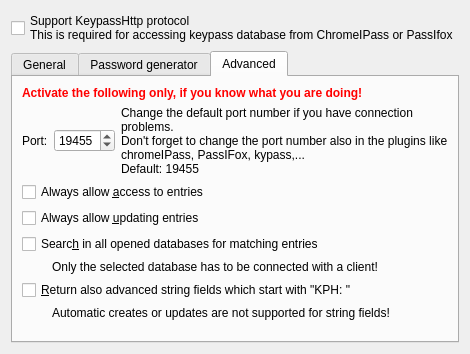
<?xml version="1.0" encoding="UTF-8"?>
<ui version="4.0">
 <class>OptionDialog</class>
 <widget class="QWidget" name="OptionDialog">
  <property name="geometry">
   <rect>
    <x>0</x>
    <y>0</y>
    <width>463</width>
    <height>354</height>
   </rect>
  </property>
  <property name="windowTitle">
   <string>Dialog</string>
  </property>
  <layout class="QVBoxLayout" name="verticalLayout">
   <item>
    <widget class="QCheckBox" name="enableHttpServer">
     <property name="text">
      <string>Support KeypassHttp protocol
This is required for accessing keypass database from ChromeIPass or PassIfox</string>
     </property>
    </widget>
   </item>
   <item>
    <widget class="QTabWidget" name="tabWidget">
     <property name="tabShape">
      <enum>QTabWidget::Rounded</enum>
     </property>
     <property name="currentIndex">
      <number>2</number>
     </property>
     <widget class="QWidget" name="tab">
      <attribute name="title">
       <string>General</string>
      </attribute>
      <layout class="QVBoxLayout" name="verticalLayout_2">
       <item>
        <widget class="QCheckBox" name="showNotification">
         <property name="text">
          <string>Sh&amp;ow a notification when credentials are requested</string>
         </property>
        </widget>
       </item>
       <item>
        <widget class="QCheckBox" name="bestMatchOnly">
         <property name="text">
          <string>&amp;Return only best matching entries for an URL instead
of all entries for the whole domain</string>
         </property>
        </widget>
       </item>
       <item>
        <widget class="QCheckBox" name="unlockDatabase">
         <property name="text">
          <string>Re&amp;quest for unlocking the database if it is locked</string>
         </property>
        </widget>
       </item>
       <item>
        <widget class="QCheckBox" name="matchUrlScheme">
         <property name="text">
          <string>&amp;Match URL schemes
Only entries with the same scheme (http://, https://, ftp://, ...) are returned</string>
         </property>
        </widget>
       </item>
       <item>
        <widget class="QRadioButton" name="sortByUsername">
         <property name="text">
          <string>Sort matching entries by &amp;username</string>
         </property>
        </widget>
       </item>
       <item>
        <widget class="QRadioButton" name="sortByTitle">
         <property name="text">
          <string>Sort matching entries by &amp;title</string>
         </property>
        </widget>
       </item>
       <item>
        <widget class="QPushButton" name="removeSharedEncryptionKeys">
         <property name="text">
          <string>R&amp;emove all shared encryption-keys from active database</string>
         </property>
        </widget>
       </item>
       <item>
        <widget class="QPushButton" name="removeStoredPermissions">
         <property name="text">
          <string>Re&amp;move all stored permissions from entries in active database</string>
         </property>
        </widget>
       </item>
       <item>
        <spacer name="verticalSpacer_2">
         <property name="orientation">
          <enum>Qt::Vertical</enum>
         </property>
         <property name="sizeHint" stdset="0">
          <size>
           <width>20</width>
           <height>40</height>
          </size>
         </property>
        </spacer>
       </item>
      </layout>
     </widget>
     <widget class="QWidget" name="tab_3">
      <attribute name="title">
       <string>Password generator</string>
      </attribute>
      <layout class="QVBoxLayout" name="verticalLayout_4">
       <item>
        <layout class="QHBoxLayout" name="horizontalLayout">
         <item>
          <layout class="QGridLayout" name="gridLayout_2">
           <item row="0" column="0">
            <widget class="QCheckBox" name="checkBoxLower">
             <property name="text">
              <string>Lower letters</string>
             </property>
            </widget>
           </item>
           <item row="0" column="1">
            <widget class="QCheckBox" name="checkBoxNumbers">
             <property name="text">
              <string>Numbers</string>
             </property>
            </widget>
           </item>
           <item row="1" column="0">
            <widget class="QCheckBox" name="checkBoxUpper">
             <property name="text">
              <string>Upper letters</string>
             </property>
            </widget>
           </item>
           <item row="1" column="1">
            <widget class="QCheckBox" name="checkBoxSpecialChars">
             <property name="text">
              <string>Special characters</string>
             </property>
            </widget>
           </item>
          </layout>
         </item>
        </layout>
       </item>
       <item>
        <widget class="QCheckBox" name="checkBoxEnsureEvery">
         <property name="text">
          <string>Ensure that the password contains characters from every group</string>
         </property>
        </widget>
       </item>
       <item>
        <widget class="QCheckBox" name="checkBoxExcludeAlike">
         <property name="text">
          <string>Exclude look-alike characters</string>
         </property>
        </widget>
       </item>
       <item>
        <layout class="QHBoxLayout" name="horizontalLayout_2">
         <item>
          <widget class="QLabel" name="labelLength">
           <property name="text">
            <string>Length:</string>
           </property>
          </widget>
         </item>
         <item>
          <widget class="QSpinBox" name="spinBoxLength">
           <property name="minimum">
            <number>1</number>
           </property>
           <property name="maximum">
            <number>999</number>
           </property>
          </widget>
         </item>
         <item>
          <spacer name="horizontalSpacer_2">
           <property name="orientation">
            <enum>Qt::Horizontal</enum>
           </property>
           <property name="sizeHint" stdset="0">
            <size>
             <width>40</width>
             <height>20</height>
            </size>
           </property>
          </spacer>
         </item>
        </layout>
       </item>
       <item>
        <spacer name="verticalSpacer_3">
         <property name="orientation">
          <enum>Qt::Vertical</enum>
         </property>
         <property name="sizeHint" stdset="0">
          <size>
           <width>20</width>
           <height>40</height>
          </size>
         </property>
        </spacer>
       </item>
      </layout>
     </widget>
     <widget class="QWidget" name="tab_2">
      <attribute name="title">
       <string>Advanced</string>
      </attribute>
      <layout class="QVBoxLayout" name="verticalLayout_3">
       <item>
        <widget class="QLabel" name="label">
         <property name="font">
          <font>
           <weight>75</weight>
           <bold>true</bold>
          </font>
         </property>
         <property name="styleSheet">
          <string notr="true">color: rgb(255, 0, 0);</string>
         </property>
         <property name="text">
          <string>Activate the following only, if you know what you are doing!</string>
         </property>
        </widget>
       </item>
       <item>
        <layout class="QHBoxLayout" name="horizontalLayout_3">
         <item>
          <widget class="QLabel" name="label_4">
           <property name="sizePolicy">
            <sizepolicy hsizetype="Fixed" vsizetype="Preferred">
             <horstretch>0</horstretch>
             <verstretch>0</verstretch>
            </sizepolicy>
           </property>
           <property name="text">
            <string>Port:</string>
           </property>
          </widget>
         </item>
         <item>
          <widget class="QSpinBox" name="httpPort">
           <property name="sizePolicy">
            <sizepolicy hsizetype="Preferred" vsizetype="Fixed">
             <horstretch>0</horstretch>
             <verstretch>0</verstretch>
            </sizepolicy>
           </property>
           <property name="minimum">
            <number>1025</number>
           </property>
           <property name="maximum">
            <number>99999</number>
           </property>
           <property name="value">
            <number>19455</number>
           </property>
          </widget>
         </item>
         <item>
          <widget class="QLabel" name="label_6">
           <property name="sizePolicy">
            <sizepolicy hsizetype="Expanding" vsizetype="Preferred">
             <horstretch>0</horstretch>
             <verstretch>0</verstretch>
            </sizepolicy>
           </property>
           <property name="text">
            <string>Change the default port number if you have connection problems.
Don't forget to change the port number also in the plugins like chromeIPass, PassIFox, kypass,...
Default: 19455</string>
           </property>
           <property name="wordWrap">
            <bool>true</bool>
           </property>
          </widget>
         </item>
        </layout>
       </item>
       <item>
        <widget class="QCheckBox" name="alwaysAllowAccess">
         <property name="text">
          <string>Always allow &amp;access to entries</string>
         </property>
        </widget>
       </item>
       <item>
        <widget class="QCheckBox" name="alwaysAllowUpdate">
         <property name="text">
          <string>Always allow &amp;updating entries</string>
         </property>
        </widget>
       </item>
       <item>
        <widget class="QCheckBox" name="searchInAllDatabases">
         <property name="text">
          <string>Searc&amp;h in all opened databases for matching entries</string>
         </property>
        </widget>
       </item>
       <item>
        <widget class="QLabel" name="label_3">
         <property name="text">
          <string>Only the selected database has to be connected with a client!</string>
         </property>
         <property name="indent">
          <number>30</number>
         </property>
        </widget>
       </item>
       <item>
        <widget class="QCheckBox" name="supportKphFields">
         <property name="text">
          <string>&amp;Return also advanced string fields which start with &quot;KPH: &quot;</string>
         </property>
        </widget>
       </item>
       <item>
        <widget class="QLabel" name="label_2">
         <property name="text">
          <string>Automatic creates or updates are not supported for string fields!</string>
         </property>
         <property name="indent">
          <number>30</number>
         </property>
        </widget>
       </item>
       <item>
        <spacer name="verticalSpacer">
         <property name="orientation">
          <enum>Qt::Vertical</enum>
         </property>
         <property name="sizeHint" stdset="0">
          <size>
           <width>20</width>
           <height>40</height>
          </size>
         </property>
        </spacer>
       </item>
      </layout>
     </widget>
    </widget>
   </item>
  </layout>
 </widget>
 <resources/>
 <connections/>
</ui>
